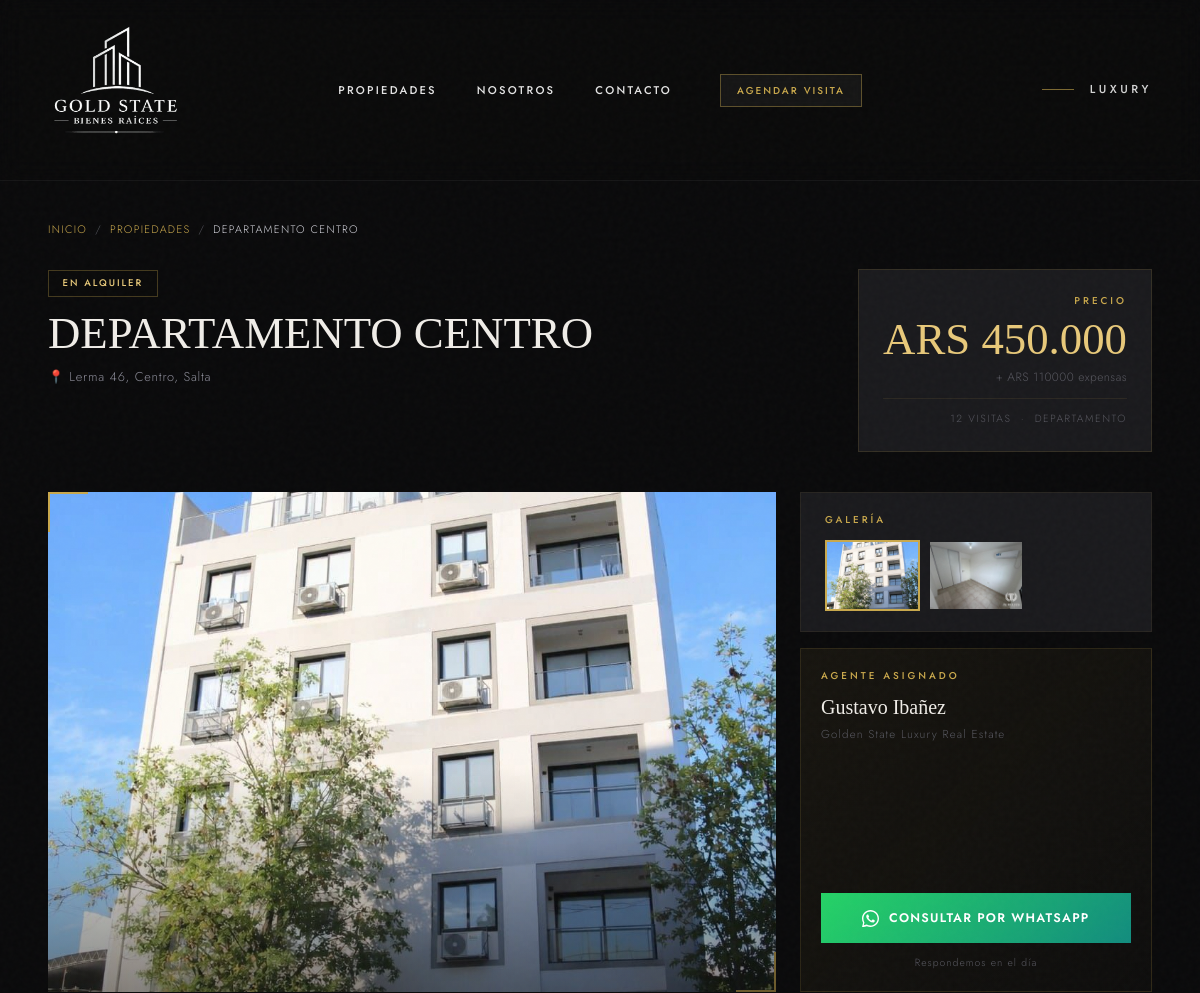
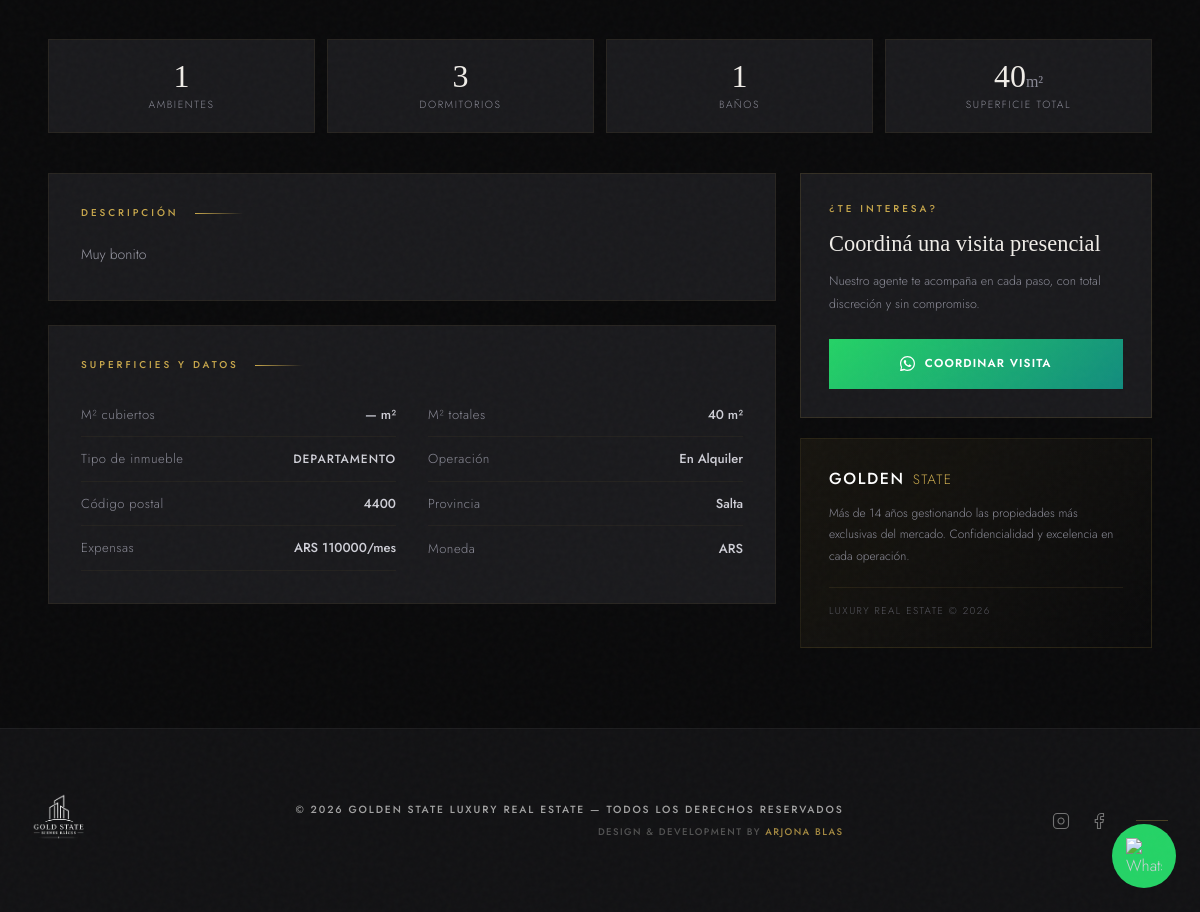
/propiedad/4/, run on the app's committed database (2 pictures, top to bottom).
### propiedades/models.py (models this page shows, shortened)
class Publicacion(models.Model):
    TIPOS_PROPIEDAD = (
        ("casa", "Casa"),
        ("departamento", "Departamento"),
        ("monoambiente", "Monoambiente"),
        ("ph", "PH"),
        ("loft", "Loft"),
        ("quinta", "Casa de Quinta / Barrio Cerrado"),
        ("terreno", "Terreno / Lote"),
        ("cochera", "Cochera"),
        ("local", "Local Comercial"),
        ("oficina", "Oficina"),
        ("galpon", "Galpón / Depósito"),
        ("campo", "Campo / Chacra"),
    )
    ESTADOS_OPERACION = (
        ("alquiler", "En Alquiler"),
        ("venta", "En Venta"),
        ("alquiler_temporal", "Alquiler Temporal"),
    )
    MONEDAS = (
        ("USD", "Dólares (USD)"),
        ("ARS", "Pesos (ARS)"),
    )
    agente = models.ForeignKey(User, on_delete=models.CASCADE, verbose_name="Agente / Administrador")
    titulo = models.CharField(max_length=255, verbose_name="Título de la publicación")
    descripcion = models.TextField(verbose_name="Descripción o Detalles")
    tipo_propiedad = models.CharField(max_length=30, choices=TIPOS_PROPIEDAD, default="departamento", verbose_name="Tipo de Propiedad")
    tipo_operacion = models.CharField(max_length=20, choices=ESTADOS_OPERACION, default="venta", verbose_name="Operación")
    moneda = models.CharField(max_length=3, choices=MONEDAS, default="USD", verbose_name="Moneda")
    precio = models.DecimalField(max_digits=12, decimal_places=2, verbose_name="Precio")
    expensas = models.DecimalField(max_digits=10, decimal_places=2, verbose_name="Expensas (0 si no aplica)", default=0)
    ambientes = models.PositiveIntegerField(default=1, validators=[MinValueValidator(1)], verbose_name="Ambientes")
    dormitorios = models.PositiveIntegerField(default=0, verbose_name="Dormitorios (0 si es monoambiente)")
    banos = models.PositiveIntegerField(default=1, verbose_name="Baños")
    metros_cubiertos = models.PositiveIntegerField(verbose_name="M² Cubiertos", blank=True, null=True)
    metros_totales = models.PositiveIntegerField(verbose_name="M² Totales")
    direccion = models.CharField(max_length=255, verbose_name="Dirección (Calle y Altura)")
    barrio_localidad = models.CharField(max_length=100, verbose_name="Barrio o Localidad")
    provincia = models.CharField(max_length=100, verbose_name="Provincia", default="Buenos Aires")
    codigo_postal = models.CharField(max_length=10, verbose_name="Código Postal", blank=True, null=True)
    imagen_principal = models.ImageField(upload_to='propiedades/', verbose_name="Foto Principal", null=True, blank=True)
    visitas = models.PositiveIntegerField(default=0, editable=False, verbose_name="Cantidad de Visitas")
    disponible = models.BooleanField(default=True, verbose_name="Publicación Activa / Disponible")
    destacada = models.BooleanField(default=False, verbose_name="Propiedad Destacada (Sale en la Home)")
    destacada_hero = models.BooleanField(default=False, verbose_name="Mostrar en el Slider Principal (Hero)")
    creado_el = models.DateTimeField(auto_now_add=True)
    actualizado_el = models.DateTimeField(auto_now=True)
    class Meta:
        verbose_name = "Propiedad"
        verbose_name_plural = "Propiedades"
        ordering = ['-creado_el']
    @property
    def precio_formateado(self):
        return f"{self.moneda} {self.precio:,.0f}".replace(",", ".")
    def save(self, *args, **kwargs):
        if self.imagen_principal:
            try:
                if hasattr(self.imagen_principal.file, 'image') or not self.pk:
                    comprimir_imagen(self.imagen_principal, max_width=1600, calidad=75)
            except Exception:
                pass
        super(Publicacion, self).save(*args, **kwargs)

class ImagenPropiedad(models.Model):
    propiedad = models.ForeignKey(Publicacion, on_delete=models.CASCADE, related_name="imagenes")
    imagen = models.ImageField(upload_to='propiedades/galeria/', verbose_name="Foto")
    orden = models.PositiveIntegerField(default=0, verbose_name="Orden")
    class Meta:
        verbose_name = "Foto de la Propiedad"
        verbose_name_plural = "Galería de Fotos"
        ordering = ['orden']

### propiedades/views.py (the view)
# urls.py: path('propiedad/<int:pk>/', views.detalle_propiedad, name='detalle'),
def detalle_propiedad(request, pk):
    propiedad = get_object_or_404(Publicacion, pk=pk)
    propiedad.visitas += 1
    propiedad.save()
    contexto = {'propiedad': propiedad}
    return render(request, 'propiedades/detalle.html', contexto)

### propiedades/templates/propiedades/detalle.html (shortened to what this page needs)
{% extends 'propiedades/base.html' %}
{% load static %}
{% block extra_css %}
    <link rel="stylesheet" href="{% static 'propiedades/css/detalle.css' %}" />
{% endblock %}
{% block content %}
    <main class="max-w-7xl mx-auto px-5 sm:px-8 lg:px-12 py-10 pb-20">
        <nav class="breadcrumb flex items-center gap-2 mb-8 reveal visible">
            <a href="{% url 'propiedades:index' %}">Inicio</a>
            <span style="color:var(--fog);">/</span>
            <a href="{% url 'propiedades:catalogo' %}">Propiedades</a>
            <span style="color:var(--fog);">/</span>
            <span style="color:#D0D0D8;">{{ propiedad.titulo|truncatechars:40 }}</span>
        </nav>
        <div class="flex flex-col lg:flex-row lg:items-start lg:justify-between gap-6 mb-10 reveal visible">
            <div class="flex-1">
                <span class="badge-op mb-3 inline-block">{{ propiedad.get_tipo_operacion_display }}</span>
                <h1 style="font-family:'Cormorant Garamond',serif;font-weight:300;font-size:clamp(1.8rem,4vw,2.8rem);color:#F0EDE8;line-height:1.1;margin-bottom:0.5rem;">{{ propiedad.titulo }}</h1>
                <p style="font-size:0.8rem;letter-spacing:0.06em;color:var(--mist);">
                    📍 {{ propiedad.direccion }}, {{ propiedad.barrio_localidad }}, {{ propiedad.provincia }}
                </p>
            </div>
            <div class="price-card p-6 lg:min-w-[240px] lg:text-right" style="flex-shrink:0;">
                <p class="section-eyebrow mb-2">Precio</p>
                <div class="price-main">{{ propiedad.precio_formateado }}</div>
                {% if propiedad.expensas > 0 %}
                    <p style="font-size:0.75rem;color:var(--fog);margin-top:0.4rem;letter-spacing:0.04em;">+ ARS {{ propiedad.expensas|floatformat:0 }} expensas</p>
                {% endif %}
                <div style="margin-top:0.75rem;padding-top:0.75rem;border-top:1px solid rgba(201,168,76,0.1);font-size:0.65rem;color:var(--fog);letter-spacing:0.15em;text-transform:uppercase;">
                    {{ propiedad.visitas }} visita{{ propiedad.visitas|pluralize:"s" }} &nbsp;·&nbsp; {{ propiedad.get_tipo_propiedad_display }}
                </div>
            </div>
        </div>
        <div class="grid grid-cols-1 lg:grid-cols-3 gap-6 mb-10 reveal visible">
            <div class="lg:col-span-2 relative overflow-hidden h-[420px] sm:h-[500px]" style="background:var(--charcoal);">
                {% if propiedad.imagen_principal %}
                    <img id="visor-principal" src="{{ propiedad.imagen_principal.url }}" alt="{{ propiedad.titulo }}">
                {% endif %}
            </div>
            <div class="flex flex-col gap-4">
                <div style="padding:1.25rem 1.5rem;background:var(--ink);border:1px solid rgba(201,168,76,0.08);">
                    <p class="section-eyebrow mb-3">Galería</p>
                    <div class="grid grid-cols-3 gap-2 max-h-[200px] overflow-y-auto" id="galeria-thumbs">
                        {% if propiedad.imagen_principal %}
                            <div class="thumb active" data-src="{{ propiedad.imagen_principal.url }}">
                                <img src="{{ propiedad.imagen_principal.url }}" alt="Portada">
                            </div>
                        {% endif %}
                        {% for foto in propiedad.imagenes.all %}
                            <div class="thumb" data-src="{{ foto.imagen.url }}">
                                <img src="{{ foto.imagen.url }}" alt="Foto {{ forloop.counter }}">
                            </div>
                        {% endfor %}
                    </div>
                </div>
                <div class="agent-card p-5 flex-1 flex flex-col justify-between">
                    <div>
                        <p class="section-eyebrow mb-2">Agente asignado</p>
                        <p style="font-family:'Cormorant Garamond',serif;font-size:1.25rem;font-weight:300;color:#F0EDE8;margin-bottom:0.25rem;">
                            {{ propiedad.agente.get_full_name|default:propiedad.agente.username }}
                        </p>
                        <p style="font-size:0.72rem;letter-spacing:0.1em;color:var(--fog);">Golden State Luxury Real Estate</p>
                    </div>
                    <div style="margin-top:1.5rem;">
                        <a href="https://wa.me/{{ propiedad.agente.perfil.whatsapp|default:'3874209690' }}?text=Hola!%20Me%20interesa%20la%20propiedad:%20{{ propiedad.titulo|urlencode }}%20({{ propiedad.precio_formateado|urlencode }}).%20¿Podrían%20darme%20más%20información?"
                           target="_blank" class="wsp-btn">
                            Consultar por WhatsApp
                        </a>
                        <p style="font-size:0.65rem;text-align:center;color:var(--fog);letter-spacing:0.1em;margin-top:0.75rem;">Respondemos en el día</p>
                    </div>
                </div>
            </div>
        </div>
        <div class="grid grid-cols-2 sm:grid-cols-4 gap-3 mb-10 reveal visible">
            <div class="stat-box">
                <div class="stat-val">{{ propiedad.ambientes }}</div>
                <div class="stat-label">Ambientes</div>
            </div>
            <div class="stat-box">
                <div class="stat-val">{{ propiedad.dormitorios }}</div>
                <div class="stat-label">Dormitorios</div>
            </div>
            <div class="stat-box">
                <div class="stat-val">{{ propiedad.banos }}</div>
                <div class="stat-label">Baños</div>
            </div>
            <div class="stat-box">
                <div class="stat-val">{{ propiedad.metros_totales }}<span style="font-size:1rem;color:var(--mist);">m²</span></div>
                <div class="stat-label">Superficie total</div>
            </div>
        </div>
        <div class="grid grid-cols-1 lg:grid-cols-3 gap-6">
            <div class="lg:col-span-2 space-y-6 reveal visible">
                <div style="background:var(--ink);border:1px solid rgba(201,168,76,0.08);padding:2rem;">
                    <div class="flex items-center gap-4 mb-5">
                        <p class="section-eyebrow">Descripción</p>
                        <div class="gold-rule"></div>
                    </div>
                    <div class="prop-desc">{{ propiedad.descripcion }}</div>
                </div>
                <div style="background:var(--ink);border:1px solid rgba(201,168,76,0.08);padding:2rem;">
                    <div class="flex items-center gap-4 mb-5">
                        <p class="section-eyebrow">Superficies y datos</p>
                        <div class="gold-rule"></div>
                    </div>
                    <div class="grid grid-cols-1 sm:grid-cols-2 gap-x-8">
                        <div class="data-row">
                            <span class="data-key">M² cubiertos</span>
                            <span class="data-val">{{ propiedad.metros_cubiertos|default:"—" }} m²</span>
                        </div>
                        <div class="data-row">
                            <span class="data-key">M² totales</span>
                            <span class="data-val">{{ propiedad.metros_totales }} m²</span>
                        </div>
                        <div class="data-row">
                            <span class="data-key">Tipo de inmueble</span>
                            <span class="data-val" style="text-transform:uppercase;font-size:0.75rem;letter-spacing:0.08em;">{{ propiedad.get_tipo_propiedad_display }}</span>
                        </div>
                        <div class="data-row">
                            <span class="data-key">Operación</span>
                            <span class="data-val">{{ propiedad.get_tipo_operacion_display }}</span>
                        </div>
                        <div class="data-row">
                            <span class="data-key">Código postal</span>
                            <span class="data-val">{{ propiedad.codigo_postal|default:"—" }}</span>
                        </div>
                        <div class="data-row">
                            <span class="data-key">Provincia</span>
                            <span class="data-val">{{ propiedad.provincia }}</span>
                        </div>
                        {% if propiedad.expensas > 0 %}
                        <div class="data-row">
                            <span class="data-key">Expensas</span>
                            <span class="data-val">ARS {{ propiedad.expensas|floatformat:0 }}/mes</span>
                        </div>
                        {% endif %}
                        <div class="data-row">
                            <span class="data-key">Moneda</span>
                            <span class="data-val">{{ propiedad.moneda }}</span>
                        </div>
                    </div>
                </div>
            </div>
            <div class="space-y-5 reveal visible">
                <div style="background:var(--ink);border:1px solid rgba(201,168,76,0.15);padding:1.75rem;">
                    <p class="section-eyebrow mb-3">¿Te interesa?</p>
                    <h3 style="font-family:'Cormorant Garamond',serif;font-size:1.4rem;font-weight:300;color:#F0EDE8;line-height:1.3;margin-bottom:0.75rem;">Coordiná una visita presencial</h3>
                    <p style="font-size:0.78rem;line-height:1.8;color:var(--mist);margin-bottom:1.5rem;">Nuestro agente te acompaña en cada paso, con total discreción y sin compromiso.</p>
                    <a href="https://wa.me/{{ propiedad.agente.perfil.whatsapp|default:'3874209690' }}?text=Hola!%20Quiero%20coordinar%20una%20visita%20para:%20{{ propiedad.titulo|urlencode }}"
                       target="_blank" class="wsp-btn" style="font-size:0.72rem;">
                        Coordinar visita
                    </a>
                </div>
                <div style="background:linear-gradient(135deg,rgba(201,168,76,0.07),transparent);border:1px solid rgba(201,168,76,0.12);padding:1.75rem;">
                    <div class="flex items-baseline gap-2 mb-3">
                        <span class="text-white font-medium uppercase tracking-widest text-[1rem]">GOLDEN</span>
                        <span class="text-[#c9a84c] uppercase tracking-widest text-[0.85rem]">STATE</span>
                    </div>
                    <p style="font-size:0.75rem;line-height:1.8;color:var(--mist);">Más de 14 años gestionando las propiedades más exclusivas del mercado. Confidencialidad y excelencia en cada operación.</p>
                    <div style="margin-top:1.25rem;padding-top:1rem;border-top:1px solid rgba(201,168,76,0.1);font-size:0.62rem;letter-spacing:0.15em;text-transform:uppercase;color:var(--fog);">Luxury Real Estate &copy; 2026</div>
                </div>
            </div>
        </div>
    </main>
{% endblock %}

### data on the page
Publicacion: titulo "DEPARTAMENTO CENTRO", tipo_operacion "EN ALQUILER", direccion "Lerma 46", barrio_localidad "Centro", provincia "Salta", precio_formateado "ARS 450.000", expensas "110000", visitas "12", tipo_propiedad "DEPARTAMENTO", imagen_principal (picture), agente.get_full_name "Gustavo Ibañez", ambientes "1", dormitorios "3", banos "1", metros_totales "40", descripcion "Muy bonito", metros_cubiertos "—", tipo_operacion "En Alquiler", codigo_postal "4400", moneda "ARS"
ImagenPropiedad: imagen (picture)
